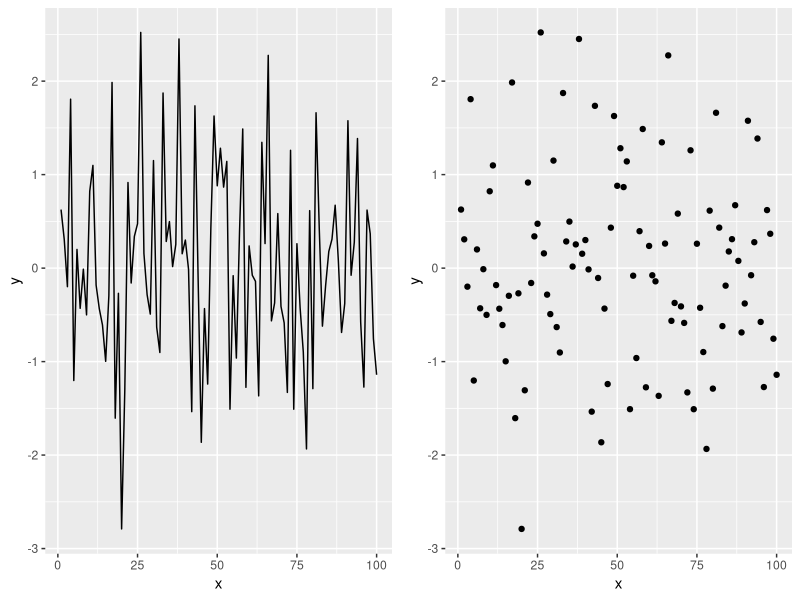

This chart was generated by the following R code:
## ---- chunk 1
knitr::opts_chunk$set(echo = TRUE, 
                      fig.width = 8, 
                      fig.height = 8, 
                      fig.align = "center")
## ---- chunk 2
library(tidyverse)
library(gridExtra)
## ---- chunk 3
# Simulating data according to a normal distribution
x <- 1:100
y <- rnorm(100) # Generating data form a normal distribution with mean 0 and variance 1
data <- data.frame(x = x, y = y) # Creating a data frame
p1 <- ggplot(data, aes(x= x, y = y)) +
  geom_line()
p2 <- ggplot(data, aes(x= x, y = y)) +
  geom_point()

grid.arrange(p1, p2, nrow = 1)
